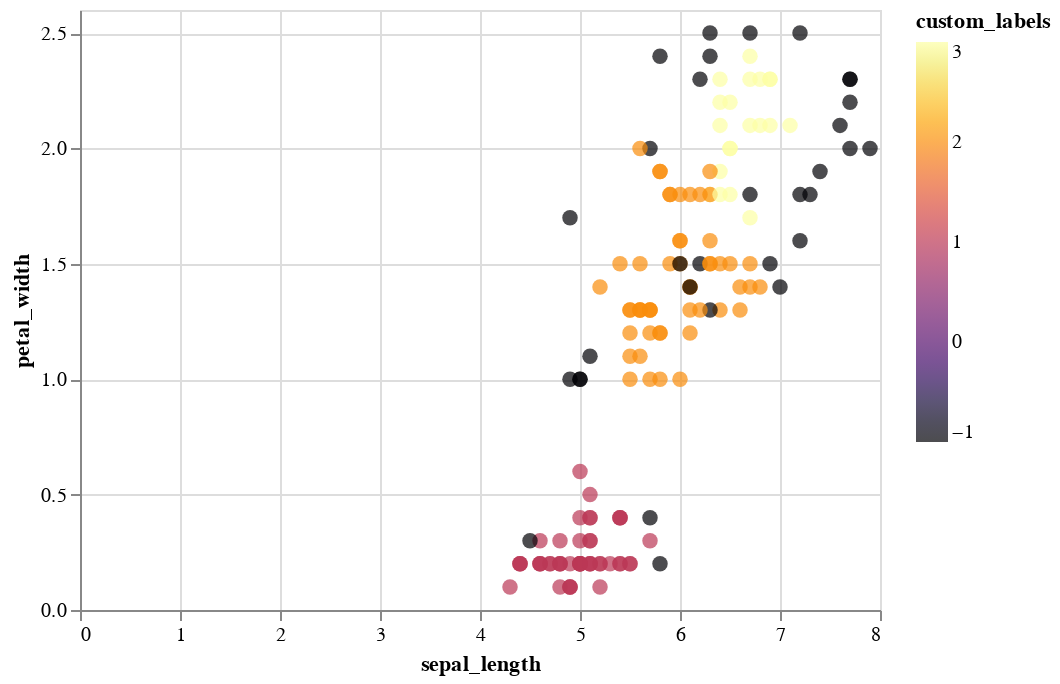

Write notebook code for a chart like this one.
### Code cell
# custom labels
alt.Chart(iris).mark_circle(size=60).encode(
    x='sepal_length',
    y='petal_width',
    color=alt.Color('custom_labels', scale=alt.Scale(scheme='inferno')),
)

### Figure 1 — Vega-Lite specification as saved in the notebook (floating-point values rounded to 4 significant figures; data arrays with more than 128 entries replaced by an {"elided": "..."} marker saying what was removed)
{"config": {"view": {"continuousWidth": 400, "continuousHeight": 300}}, "data": {"name": "data-a45e3a80dcc6c5356dd358471f28b725"}, "mark": {"type": "circle", "size": 60}, "encoding": {"color": {"type": "quantitative", "field": "custom_labels", "scale": {"scheme": "inferno"}}, "x": {"type": "quantitative", "field": "sepal_length"}, "y": {"type": "quantitative", "field": "petal_width"}}, "$schema": "https://vega.github.io/schema/vega-lite/v4.8.1.json", "datasets": {"data-a45e3a80dcc6c5356dd358471f28b725": {"elided": "150 records"}}}
